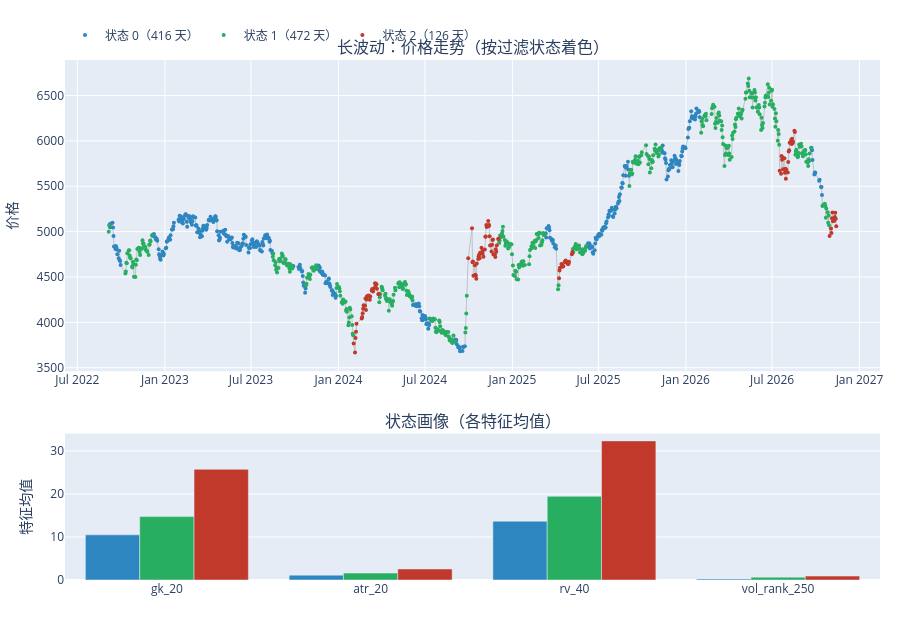

Write notebook code for a chart like this one.
### Markdown cell above
## 四、长波动（20–60 日）

### Code cell
plot_states('长波动').show()
